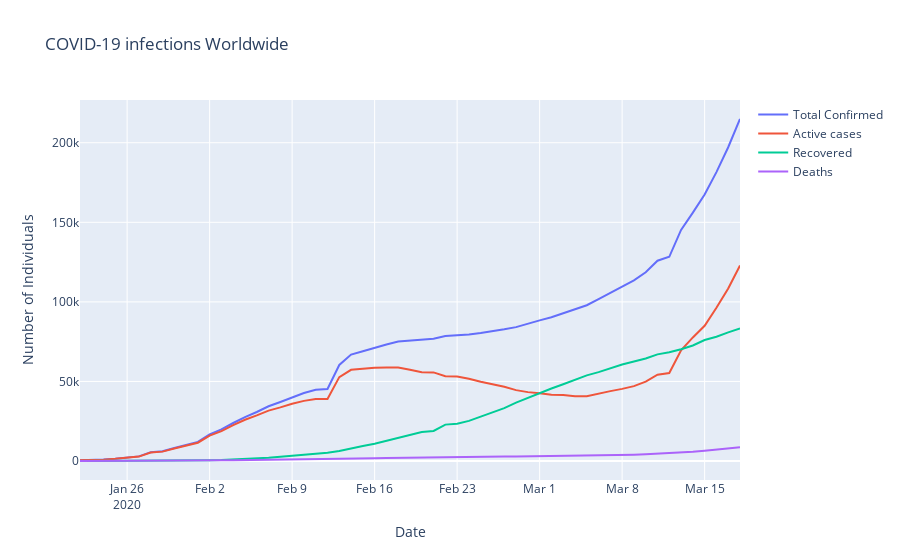

The notebook cell this image was saved under:
### Code cell
print('Fatality rate: {:.2f}%'.format(100 *
                                     df[df['date'] == df['date'].iloc[-1]]['Deaths'].sum() /
                                     df[df['date'] == df['date'].iloc[-1]]['Confirmed'].sum()))

fig = go.Figure()
fig.add_trace(go.Scatter(
                x=df.groupby('date')['date'].first(),
                y=df.groupby('date')['Confirmed'].sum(),
                name="Total Confirmed"))


fig.add_trace(go.Scatter(
                x=df.groupby('date')['date'].first(),
                y=df.groupby('date')['Active'].sum(),
                name="Active cases"))

fig.add_trace(go.Scatter(
                x=df.groupby('date')['date'].first(),
                y=df.groupby('date')['Recovered'].sum(),
                name="Recovered"))

fig.add_trace(go.Scatter(
                x=df.groupby('date')['date'].first(),
                y=df.groupby('date')['Deaths'].sum(),
                name="Deaths"))

fig.update_layout(title="COVID-19 infections Worldwide",
                  xaxis_title="Date",
                  yaxis_title="Number of Individuals")

fig.show()
